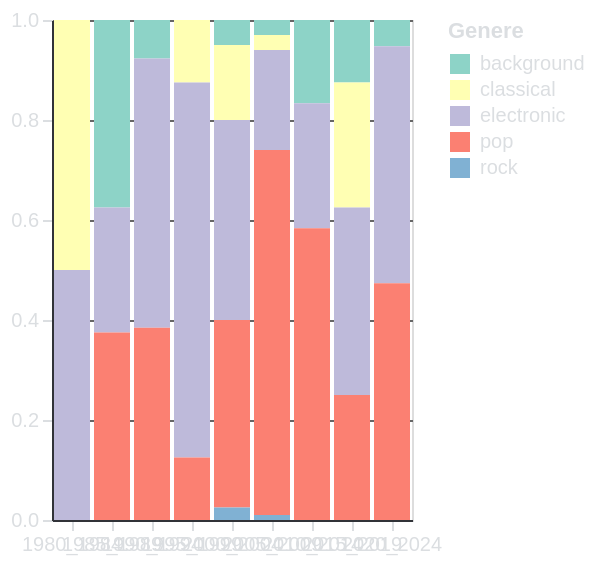

The Vega-Lite source for this figure:
### Vega-Lite specification from a JSON file in a GitHub repository (floating-point values rounded to 4 significant figures)
{"$schema": "https://vega.github.io/schema/vega-lite/v5.15.1.json", "config": {"axis": {"domainColor": "#313338", "gridColor": "#666666", "labelColor": "#DBDEE1", "tickColor": "#DBDEE1", "titleColor": "#DBDEE1"}, "background": "transparent", "legend": {"labelColor": "#DBDEE1", "titleColor": "#DBDEE1"}, "title": {"color": "#DBDEE1", "fontSize": 16}}, "data": {"name": "data-8e52d5665bdfa9490eac38f38759edaf"}, "datasets": {"data-8e52d5665bdfa9490eac38f38759edaf": [{"genre": "background", "lustrum": "1980_1984", "percentage": null}, {"genre": "background", "lustrum": "1985_1989", "percentage": 0.375}, {"genre": "background", "lustrum": "1990_1994", "percentage": 0.07692}, {"genre": "background", "lustrum": "1995_1999", "percentage": null}, {"genre": "background", "lustrum": "2000_2004", "percentage": 0.05}, {"genre": "background", "lustrum": "2005_2009", "percentage": 0.03}, {"genre": "background", "lustrum": "2010_2014", "percentage": 0.1667}, {"genre": "background", "lustrum": "2015_2019", "percentage": 0.125}, {"genre": "background", "lustrum": "2020_2024", "percentage": 0.05263}, {"genre": "classical", "lustrum": "1980_1984", "percentage": 0.5}, {"genre": "classical", "lustrum": "1985_1989", "percentage": null}, {"genre": "classical", "lustrum": "1990_1994", "percentage": null}, {"genre": "classical", "lustrum": "1995_1999", "percentage": 0.125}, {"genre": "classical", "lustrum": "2000_2004", "percentage": 0.15}, {"genre": "classical", "lustrum": "2005_2009", "percentage": 0.03}, {"genre": "classical", "lustrum": "2010_2014", "percentage": null}, {"genre": "classical", "lustrum": "2015_2019", "percentage": 0.25}, {"genre": "classical", "lustrum": "2020_2024", "percentage": null}, {"genre": "electronic", "lustrum": "1980_1984", "percentage": 0.5}, {"genre": "electronic", "lustrum": "1985_1989", "percentage": 0.25}, {"genre": "electronic", "lustrum": "1990_1994", "percentage": 0.5385}, {"genre": "electronic", "lustrum": "1995_1999", "percentage": 0.75}, {"genre": "electronic", "lustrum": "2000_2004", "percentage": 0.4}, {"genre": "electronic", "lustrum": "2005_2009", "percentage": 0.2}, {"genre": "electronic", "lustrum": "2010_2014", "percentage": 0.25}, {"genre": "electronic", "lustrum": "2015_2019", "percentage": 0.375}, {"genre": "electronic", "lustrum": "2020_2024", "percentage": 0.4737}, {"genre": "pop", "lustrum": "1980_1984", "percentage": null}, {"genre": "pop", "lustrum": "1985_1989", "percentage": 0.375}, {"genre": "pop", "lustrum": "1990_1994", "percentage": 0.3846}, {"genre": "pop", "lustrum": "1995_1999", "percentage": 0.125}, {"genre": "pop", "lustrum": "2000_2004", "percentage": 0.375}, {"genre": "pop", "lustrum": "2005_2009", "percentage": 0.73}, {"genre": "pop", "lustrum": "2010_2014", "percentage": 0.5833}, {"genre": "pop", "lustrum": "2015_2019", "percentage": 0.25}, {"genre": "pop", "lustrum": "2020_2024", "percentage": 0.4737}, {"genre": "rock", "lustrum": "1980_1984", "percentage": null}, {"genre": "rock", "lustrum": "1985_1989", "percentage": null}, {"genre": "rock", "lustrum": "1990_1994", "percentage": null}, {"genre": "rock", "lustrum": "1995_1999", "percentage": null}, {"genre": "rock", "lustrum": "2000_2004", "percentage": 0.025}, {"genre": "rock", "lustrum": "2005_2009", "percentage": 0.01}, {"genre": "rock", "lustrum": "2010_2014", "percentage": null}, {"genre": "rock", "lustrum": "2015_2019", "percentage": null}, {"genre": "rock", "lustrum": "2020_2024", "percentage": null}]}, "encoding": {"color": {"field": "genre", "legend": {"title": "Genere"}, "scale": {"scheme": "set3"}, "type": "nominal"}, "tooltip": [{"field": "lustrum", "title": "Lustro", "type": "nominal"}, {"field": "genre", "title": "Genere Musicale", "type": "nominal"}, {"field": "percentage", "format": ".2f", "title": "Percentuale", "type": "quantitative"}], "x": {"axis": {"labelAngle": 0, "title": null}, "field": "lustrum", "type": "nominal"}, "y": {"field": "percentage", "scale": {"domain": [0, 1]}, "title": null, "type": "quantitative"}}, "height": 250, "mark": {"type": "bar"}, "width": "container"}
